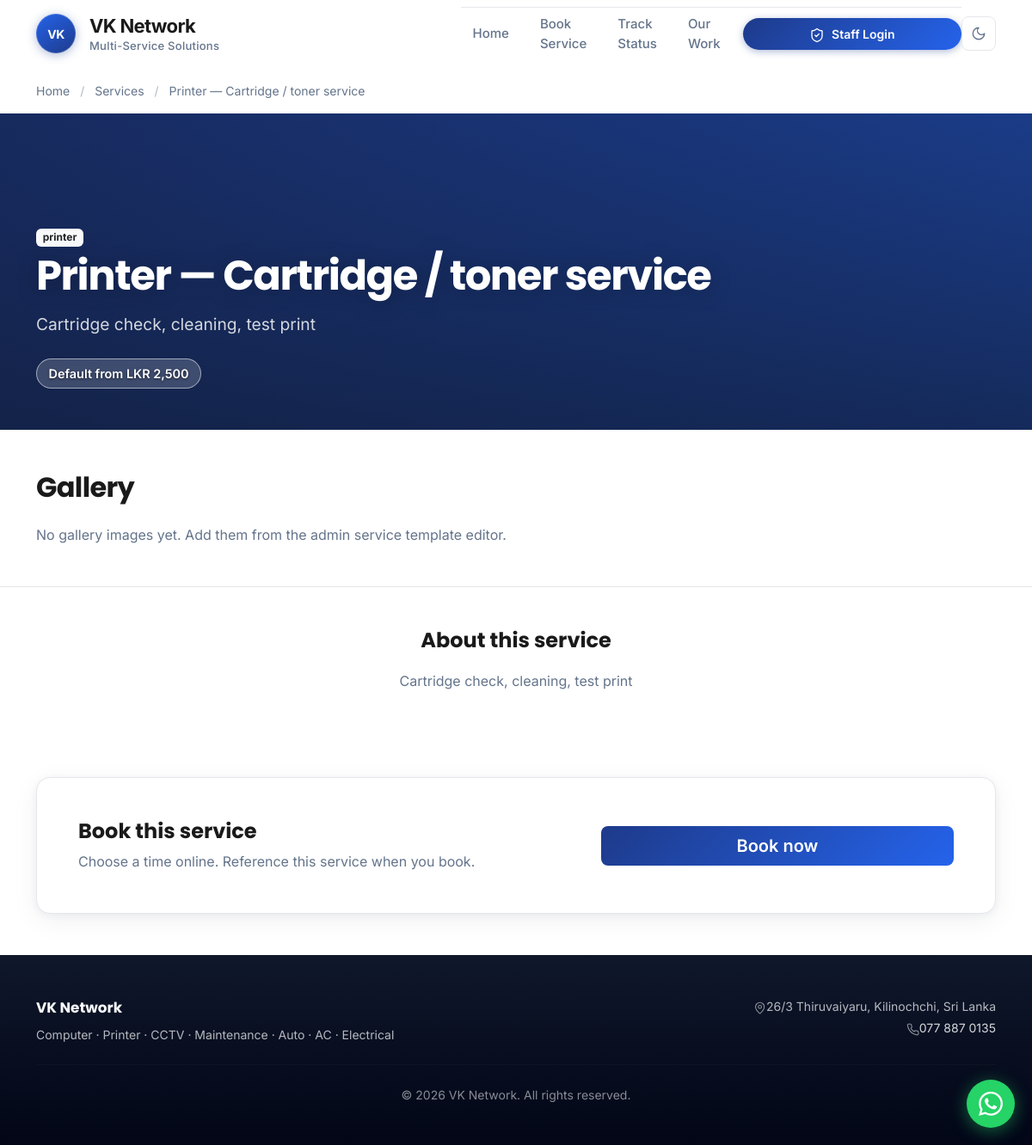
/service-template-detail.php?id=1 (signed in), run on the app's committed database.
### tables this page shows
CREATE TABLE service_templates (
  id INT UNSIGNED AUTO_INCREMENT PRIMARY KEY,
  name VARCHAR(255) NOT NULL,
  category ENUM('printer','computer','cctv','general') NOT NULL DEFAULT 'general',
  default_amount DECIMAL(14,2) NOT NULL DEFAULT 0.00,
  description VARCHAR(512) DEFAULT NULL,
  image VARCHAR(255) DEFAULT NULL,
  image_thumb VARCHAR(255) DEFAULT NULL,
  latitude DECIMAL(10,8) DEFAULT NULL,
  longitude DECIMAL(11,8) DEFAULT NULL,
  address TEXT DEFAULT NULL,
  created_at TIMESTAMP DEFAULT CURRENT_TIMESTAMP
);

### includes/functions.php (called while the page is built, shortened)
<?php
function e(?string $s): string
{
    return htmlspecialchars((string) $s, ENT_QUOTES | ENT_SUBSTITUTE, 'UTF-8');
}

### service-template-detail.php (the view, shortened to what this page needs)
<?php
$pdo = db();
$id = (int) ($_GET['id'] ?? 0);
$st = $pdo->prepare('SELECT * FROM service_templates WHERE id = ? LIMIT 1');
$st->execute([$id]);
$tpl = $st->fetch(PDO::FETCH_ASSOC);
$heroClass = 'vk-svc-hero';
$heroStyle = '';
$shortDesc = trim((string) ($tpl['description'] ?? ''));
require __DIR__ . '/includes/public_header.php';
?>
<div class="vk-pub-page">
    <div class="container py-3">
        <nav class="vk-svc-breadcrumb mb-0" aria-label="Breadcrumb" data-aos="fade-down" data-aos-duration="500">
            <a href="<?= e(BASE_URL) ?>/index.php">Home</a>
            <span class="mx-2 opacity-50">/</span>
            <a href="<?= e(BASE_URL) ?>/index.php#services">Services</a>
            <span class="mx-2 opacity-50">/</span>
            <span class="text-body-secondary"><?= e($tpl['name']) ?></span>
        </nav>
    </div>
    <section class="<?= e($heroClass) ?>" style="<?= $heroStyle ?>">
        <div class="vk-svc-hero-overlay" aria-hidden="true"></div>
        <div class="container vk-svc-hero-inner" data-aos="fade-up" data-aos-duration="700">
            <?php
            $cat = (string) ($tpl['category'] ?? 'general');
            $catBadge = [
                'printer' => 'text-bg-light text-dark',
                'computer' => 'text-bg-info',
                'cctv' => 'text-bg-secondary',
                'general' => 'text-bg-dark',
            ][$cat] ?? 'text-bg-dark';
            ?>
            <span class="badge <?= e($catBadge) ?> mb-2"><?= e($cat) ?></span>
            <h1 class="vk-svc-hero-title mb-3"><?= e($tpl['name']) ?></h1>
            <p class="vk-svc-hero-lead mb-0"><?= e($shortDesc) ?></p>
            <?php $amt = (float) ($tpl['default_amount'] ?? 0); ?>
            <?php if ($amt > 0): ?>
                <div class="mt-4">
                    <span class="vk-svc-price-pill">Default from LKR <?= e(number_format($amt, 0, '.', ',')) ?></span>
                </div>
            <?php endif; ?>
        </div>
    </section>
    <section class="py-5 border-bottom border-opacity-10" style="border-color: var(--vk-pub-border) !important;">
        <div class="container">
            <h2 class="vk-section-title mb-4" data-aos="fade-up">Gallery</h2>
            <div class="row g-4 vk-svc-gallery-row">
                <?php
                $gi = 0;
                    ?>
                <?php if ($gi === 0): ?>
                    <div class="col-12">
                        <p class="text-muted mb-0" data-aos="fade-up">No gallery images yet. Add them from the admin service template editor.</p>
                    </div>
                <?php endif; ?>
            </div>
        </div>
    </section>
    <section class="py-5 vk-pub-section-alt">
        <div class="container">
            <div class="row g-5 align-items-start">
                <div class="col-lg-8 mx-auto text-center" data-aos="fade-up">
                    <h2 class="h4 fw-bold mb-3" style="font-family: Poppins, sans-serif;">About this service</h2>
                    <p class="text-muted lh-lg mb-0"><?= nl2br(e((string) ($tpl['description'] ?? 'No description provided.'))) ?></p>
                </div>
            </div>
        </div>
    </section>
    <section class="py-5">
        <div class="container">
            <div class="vk-svc-cta-bar p-4 p-lg-5" data-aos="fade-up" data-aos-duration="600">
                <div class="row align-items-center g-4">
                    <div class="col-lg-7">
                        <h2 class="h4 fw-bold mb-2" style="font-family: Poppins, sans-serif;">Book this service</h2>
                        <p class="text-muted mb-0">Choose a time online. Reference this service when you book.</p>
                    </div>
                    <div class="col-lg-5">
                        <a class="btn btn-primary btn-lg px-4 w-100 w-sm-auto" href="<?= e(BASE_URL) ?>/book.php">Book now</a>
                    </div>
                </div>
            </div>
        </div>
    </section>
</div>
<?php require __DIR__ . '/includes/public_footer.php'; ?>

### assets/css/style.css (style rules this page uses)
:root { --vk-blue-deep: #0a2a5c; --vk-blue-mid: #134a9e; --vk-blue-ring: #3b82c4; --vk-red-brand: #dc2626; --vk-grid: rgba(255, 255, 255, 0.06); }

### assets/css/public-premium.css (style rules this page uses)
:root { --bg-color: #ffffff; --text-color: #1a1a1a; --text-muted-color: #64748b; --card-bg: #ffffff; --border-color: #e5e7eb; --primary-color: #2563eb; --vk-on-primary: #ffffff; --vk-hero-fg: #ffffff; --vk-hero-fg-soft: rgba(255, 255, 255, 0.72); --vk-hero-fg-muted: rgba(255, 255, 255, 0.82); --vk-pub-primary: #1e3a8a; --vk-pub-primary-mid: var(--primary-color); --vk-pub-accent: #6366f1; --vk-pub-bg: var(--bg-color); --vk-pub-surface: var(--card-bg); --vk-pub-text: var(--text-color); --vk-pub-text-muted: var(--text-muted-color); --vk-pub-border: var(--border-color); --vk-navbar-bg: rgba(255, 255, 255, 0.72); --vk-navbar-bg-solid: rgba(255, 255, 255, 0.94); --vk-navbar-border: rgba(15, 23, 42, 0.08); --vk-shadow-card: 0 2px 8px rgba(30, 58, 138, 0.06), 0 8px 32px rgba(15, 23, 42, 0.06); --vk-shadow-card-hover: 0 12px 40px rgba(30, 58, 138, 0.12), 0 4px 12px rgba(15, 23, 42, 0.08); --vk-transition: 0.3s ease; --vk-marketing-blue-deep: #1e3a8a; --vk-marketing-blue-mid: #2563eb; --vk-marketing-blue-light: #3b82f6; }
body.vk-public-site { font-family: "Inter", system-ui, -apple-system, BlinkMacSystemFont, "Segoe UI", sans-serif; background-color: var(--bg-color); color: var(--text-color); -webkit-font-smoothing: antialiased; overflow-x: hidden; --bs-body-bg: var(--bg-color); --bs-body-color: var(--text-color); --bs-secondary-color: var(--text-muted-color); --bs-tertiary-color: var(--text-muted-color); --bs-border-color: var(--border-color); --bs-emphasis-color: var(--text-color); --bs-primary: var(--primary-color); --bs-link-color: var(--primary-color); --bs-link-hover-color: var(--vk-pub-primary); --bs-primary-rgb: 37, 99, 235; }
.vk-public-site .text-body-secondary { color: var(--text-muted-color) !important; }
[data-aos] { pointer-events: auto; }
.vk-public-site h1, .vk-public-site h2, .vk-public-site .vk-display-font { font-family: "Poppins", "Inter", system-ui, sans-serif; }
.vk-pub-section-alt { background: var(--vk-pub-bg); }
.vk-pub-page { background: var(--vk-pub-bg); min-height: 50vh; }
.vk-section-title { font-family: "Poppins", sans-serif; font-weight: 700; font-size: clamp(1.5rem, 2vw + 1rem, 2rem); color: var(--vk-pub-text); letter-spacing: -0.02em; }
.vk-public-site .btn-primary { background: linear-gradient(135deg, var(--vk-pub-primary), var(--primary-color)); border: none; font-weight: 600; color: var(--vk-on-primary); transition: transform var(--vk-transition), box-shadow var(--vk-transition); }
.vk-svc-breadcrumb { font-size: 0.875rem; color: var(--vk-pub-text-muted); }
.vk-svc-breadcrumb a { color: var(--vk-pub-text-muted); text-decoration: none; }
.vk-svc-hero { position: relative; min-height: 46vh; display: flex; align-items: flex-end; padding-bottom: 3rem; padding-top: 2.5rem; background: linear-gradient(135deg, var(--vk-marketing-blue-deep) 0%, var(--vk-marketing-blue-mid) 100%); background-size: cover; background-position: center; color: var(--vk-hero-fg); overflow: hidden; }
.vk-svc-hero-overlay { position: absolute; inset: 0; background: linear-gradient(180deg, rgba(15, 23, 42, 0.45) 0%, rgba(15, 23, 42, 0.75) 100%); pointer-events: none; }
.vk-svc-hero-inner { position: relative; z-index: 1; }
.vk-svc-hero-title { font-family: "Poppins", sans-serif; font-weight: 700; font-size: clamp(1.85rem, 4vw + 1rem, 3rem); line-height: 1.1; letter-spacing: -0.03em; text-shadow: 0 2px 24px rgba(0, 0, 0, 0.25); }
.vk-svc-hero-lead { font-size: clamp(1rem, 1vw + 0.9rem, 1.2rem); color: var(--vk-hero-fg-muted); max-width: 40rem; line-height: 1.55; }
.vk-svc-cta-bar { border-radius: 16px; border: 1px solid var(--vk-pub-border); background: var(--vk-pub-surface); box-shadow: var(--vk-shadow-card); }
.vk-svc-price-pill { display: inline-flex; align-items: center; gap: 0.35rem; padding: 0.35rem 0.85rem; border-radius: 999px; background: rgba(255, 255, 255, 0.16); border: 1px solid rgba(255, 255, 255, 0.48); color: #ffffff; text-shadow: 0 1px 3px rgba(0, 0, 0, 0.45); font-weight: 600; font-size: 0.9rem; backdrop-filter: blur(4px); -webkit-backdrop-filter: blur(4px); }
.vk-svc-hero .vk-svc-price-pill { background: rgba(255, 255, 255, 0.18); border: 1px solid rgba(255, 255, 255, 0.52); color: #ffffff; text-shadow: 0 1px 3px rgba(0, 0, 0, 0.6); }

### data on the page
service_templates: name "Printer — Cartridge / toner service", category "printer", description "Cartridge check, cleaning, test print", default_amount "2,500"

### other printed values
$seoBrand "VK Network"
